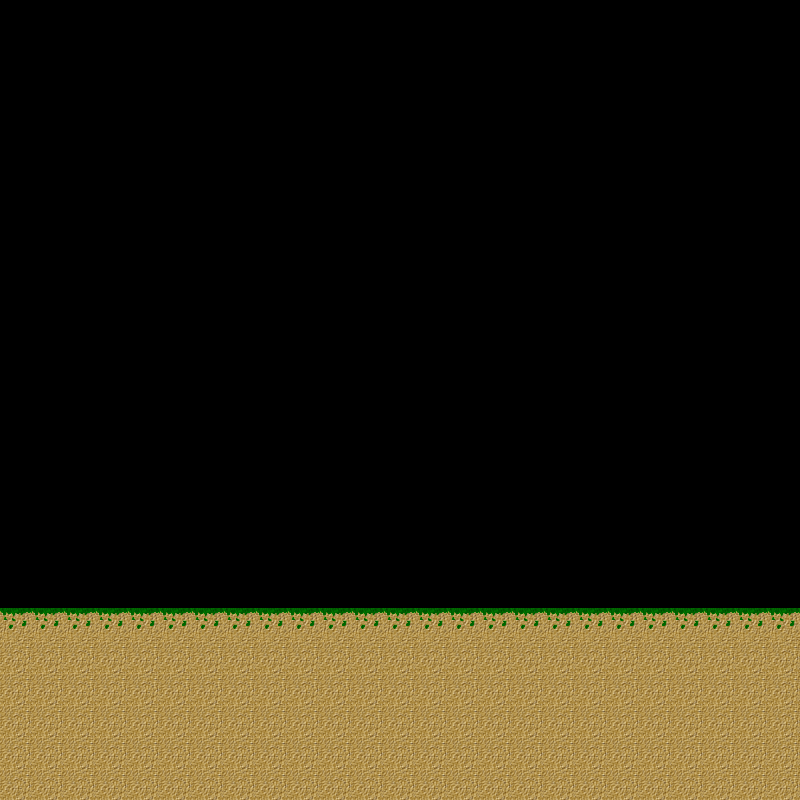

Below is a game level as drawn by its tile map, then a one-line description and the .tmx that defines it (tile-layer data replaced by summaries):
An orthogonal 25x25 tile map with 32x32 px tiles, 1 tile layer (Tile Layer 1).

<map version="1.0" orientation="orthogonal" width="25" height="25" tilewidth="32" tileheight="32">
 <tileset firstgid="1" name="dirt-grass road tileset" tilewidth="32" tileheight="32">
  <image source="dirt-grass road tileset.png" width="256" height="32" />
 </tileset>
 <layer name="Tile Layer 1" width="25" height="25">
  <data>[625 cells, 150 non-empty, 2 distinct tile ids]</data>
 </layer>
</map>
